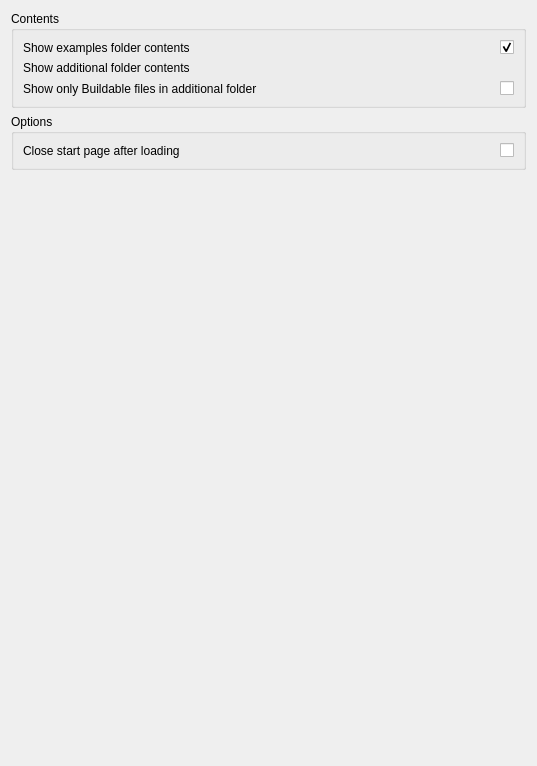
<?xml version="1.0" encoding="UTF-8"?>
<ui version="4.0">
 <class>DlgStartPreferences</class>
 <widget class="QWidget" name="DlgStartPreferences">
  <property name="geometry">
   <rect>
    <x>0</x>
    <y>0</y>
    <width>537</width>
    <height>766</height>
   </rect>
  </property>
  <property name="windowTitle">
   <string>General</string>
  </property>
  <layout class="QVBoxLayout" name="verticalLayout">
   <item>
    <widget class="QGroupBox" name="groupBoxContents">
     <property name="title">
      <string>Contents</string>
     </property>
     <layout class="QGridLayout" name="gridLayout_2">
      <item row="2" column="0">
       <widget class="QLabel" name="labelShowOnlyFCStd">
        <property name="text">
         <string>Show only Buildable files in additional folder</string>
        </property>
       </widget>
      </item>
      <item row="0" column="0">
       <widget class="QLabel" name="label_9">
        <property name="text">
         <string>Show examples folder contents</string>
        </property>
       </widget>
      </item>
      <item row="1" column="0">
       <widget class="QLabel" name="labelCustomFolder">
        <property name="text">
         <string>Show additional folder contents</string>
        </property>
       </widget>
      </item>
      <item row="1" column="1">
       <widget class="Gui::PrefFileChooser" name="fileChooserCustomFolder" native="true">
        <property name="toolTip">
         <string>An optional custom folder to be displayed on the Start page.
Multiple folders can be added using &quot;;;&quot; to separate paths.</string>
        </property>
        <property name="mode">
         <enum>Gui::FileChooser::Directory</enum>
        </property>
        <property name="prefEntry" stdset="0">
         <cstring>CustomFolder</cstring>
        </property>
        <property name="prefPath" stdset="0">
         <cstring>Mod/Start</cstring>
        </property>
       </widget>
      </item>
      <item row="0" column="1">
       <widget class="Gui::PrefCheckBox" name="checkBoxShowExamples">
        <property name="toolTip">
         <string>Shows example files on the start page</string>
        </property>
        <property name="layoutDirection">
         <enum>Qt::RightToLeft</enum>
        </property>
        <property name="text">
         <string/>
        </property>
        <property name="checked">
         <bool>true</bool>
        </property>
        <property name="prefEntry" stdset="0">
         <cstring>ShowExamples</cstring>
        </property>
        <property name="prefPath" stdset="0">
         <cstring>Mod/Start</cstring>
        </property>
       </widget>
      </item>
      <item row="2" column="1">
       <widget class="Gui::PrefCheckBox" name="checkBoxShowOnlyFCStd">
        <property name="toolTip">
         <string>Show only Buildable files in additional folder</string>
        </property>
        <property name="layoutDirection">
         <enum>Qt::RightToLeft</enum>
        </property>
        <property name="text">
         <string/>
        </property>
        <property name="prefEntry" stdset="0">
         <cstring>ShowOnlyFCStd</cstring>
        </property>
        <property name="prefPath" stdset="0">
         <cstring>Mod/Start</cstring>
        </property>
       </widget>
      </item>
     </layout>
    </widget>
   </item>
   <item>
    <widget class="QGroupBox" name="groupBoxOptions">
     <property name="title">
      <string>Options</string>
     </property>
     <layout class="QGridLayout" name="gridLayout_3">
      <item row="0" column="1">
       <widget class="Gui::PrefCheckBox" name="checkBoxCloseAfterLoading">
        <property name="toolTip">
         <string>The start page is closed automatically when Buildable launches</string>
        </property>
        <property name="layoutDirection">
         <enum>Qt::RightToLeft</enum>
        </property>
        <property name="text">
         <string/>
        </property>
        <property name="prefEntry" stdset="0">
         <cstring>closeStart</cstring>
        </property>
        <property name="prefPath" stdset="0">
         <cstring>Mod/Start</cstring>
        </property>
       </widget>
      </item>
      <item row="0" column="0">
       <widget class="QLabel" name="label_11">
        <property name="text">
         <string>Close start page after loading</string>
        </property>
       </widget>
      </item>
     </layout>
    </widget>
   </item>
   <item>
    <spacer name="verticalSpacer">
     <property name="orientation">
      <enum>Qt::Vertical</enum>
     </property>
     <property name="sizeHint" stdset="0">
      <size>
       <width>20</width>
       <height>40</height>
      </size>
     </property>
    </spacer>
   </item>
  </layout>
 </widget>
 <customwidgets>
  <customwidget>
   <class>Gui::FileChooser</class>
   <extends>QWidget</extends>
   <header>Gui/FileDialog.h</header>
  </customwidget>
  <customwidget>
   <class>Gui::PrefFileChooser</class>
   <extends>Gui::FileChooser</extends>
   <header>Gui/PrefWidgets.h</header>
  </customwidget>
  <customwidget>
   <class>Gui::PrefCheckBox</class>
   <extends>QCheckBox</extends>
   <header>Gui/PrefWidgets.h</header>
  </customwidget>
 </customwidgets>
 <resources/>
 <connections/>
</ui>
